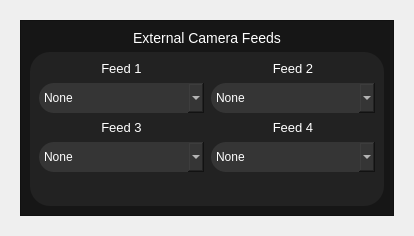
<?xml version="1.0" encoding="UTF-8"?>
<ui version="4.0">
 <class>Form</class>
 <widget class="QWidget" name="Form">
  <property name="geometry">
   <rect>
    <x>0</x>
    <y>0</y>
    <width>414</width>
    <height>236</height>
   </rect>
  </property>
  <property name="windowTitle">
   <string>Form</string>
  </property>
  <layout class="QVBoxLayout" name="verticalLayout_4">
   <item>
    <widget class="QWidget" name="cpanel_external_camera_widget" native="true">
     <layout class="QVBoxLayout" name="verticalLayout_3">
      <item>
       <widget class="QFrame" name="cpanel_external_cam_feeds">
        <property name="styleSheet">
         <string notr="true">QFrame#cpanel_external_cam_feeds{
background-color:	rgba(22,22,22,255);
}</string>
        </property>
        <property name="frameShape">
         <enum>QFrame::StyledPanel</enum>
        </property>
        <property name="frameShadow">
         <enum>QFrame::Raised</enum>
        </property>
        <layout class="QVBoxLayout" name="verticalLayout_2">
         <item>
          <widget class="QLabel" name="cpanel_label_external_cams">
           <property name="sizePolicy">
            <sizepolicy hsizetype="Preferred" vsizetype="Fixed">
             <horstretch>0</horstretch>
             <verstretch>0</verstretch>
            </sizepolicy>
           </property>
           <property name="styleSheet">
            <string notr="true">color:White;
font-size: 14px;</string>
           </property>
           <property name="text">
            <string>External Camera Feeds</string>
           </property>
           <property name="alignment">
            <set>Qt::AlignCenter</set>
           </property>
          </widget>
         </item>
         <item>
          <widget class="QFrame" name="cpanel_frame_external_cams">
           <property name="styleSheet">
            <string notr="true">QFrame#cpanel_frame_external_cams {
background-color: rgba(34,34,34,255);
border-radius: 20px;
}
QLabel{
color: White;
font-size:13px;
}
QComboBox {
border-radius: 15px;
color: White;
background-color: rgba(53,53,53,255);
height:30;
}
QComboBox:hover{
background-color: rgba(53,53,53,200);
}
QComboBox:pressed{
background-color: rgba(53,53,53,128);
}
QComboBox:on {
background-color: rgba(53,53,53,255);
border-bottom-left-radius: 0px;
border-bottom-right-radius: 0px;
}
QComboBox QAbstractItemView {
background: rgba(53,53,53,255);
color: White;
border: none;
selection-background-color: rgba(17, 120, 223, 255);
outline: 0px;
}
QComboBox::drop-down {
border-color: transparent;
background-color: transparent;
image: url(images/white_down_arrow.png);
width: 14px;
height: 14px;
padding-right: 9px;
padding-top: 9px;
}</string>
           </property>
           <property name="frameShape">
            <enum>QFrame::StyledPanel</enum>
           </property>
           <property name="frameShadow">
            <enum>QFrame::Raised</enum>
           </property>
           <layout class="QVBoxLayout" name="verticalLayout">
            <item>
             <layout class="QGridLayout" name="gridLayout">
              <property name="spacing">
               <number>7</number>
              </property>
              <item row="0" column="1">
               <widget class="QLabel" name="cpanel_label_feed_2">
                <property name="sizePolicy">
                 <sizepolicy hsizetype="Ignored" vsizetype="Fixed">
                  <horstretch>0</horstretch>
                  <verstretch>0</verstretch>
                 </sizepolicy>
                </property>
                <property name="text">
                 <string>Feed 2</string>
                </property>
                <property name="alignment">
                 <set>Qt::AlignCenter</set>
                </property>
               </widget>
              </item>
              <item row="0" column="0">
               <widget class="QLabel" name="cpanel_label_feed_1">
                <property name="sizePolicy">
                 <sizepolicy hsizetype="Ignored" vsizetype="Fixed">
                  <horstretch>0</horstretch>
                  <verstretch>0</verstretch>
                 </sizepolicy>
                </property>
                <property name="styleSheet">
                 <string notr="true"/>
                </property>
                <property name="text">
                 <string>Feed 1</string>
                </property>
                <property name="alignment">
                 <set>Qt::AlignCenter</set>
                </property>
               </widget>
              </item>
              <item row="2" column="0">
               <widget class="QLabel" name="cpanel_label_feed_3">
                <property name="sizePolicy">
                 <sizepolicy hsizetype="Ignored" vsizetype="Fixed">
                  <horstretch>0</horstretch>
                  <verstretch>0</verstretch>
                 </sizepolicy>
                </property>
                <property name="text">
                 <string>Feed 3</string>
                </property>
                <property name="alignment">
                 <set>Qt::AlignCenter</set>
                </property>
               </widget>
              </item>
              <item row="1" column="0">
               <widget class="QComboBox" name="cpanel_cbox_cam_1">
                <property name="styleSheet">
                 <string notr="true"/>
                </property>
                <item>
                 <property name="text">
                  <string>None</string>
                 </property>
                </item>
                <item>
                 <property name="text">
                  <string>Camera 1</string>
                 </property>
                </item>
                <item>
                 <property name="text">
                  <string>Camera 2</string>
                 </property>
                </item>
               </widget>
              </item>
              <item row="2" column="1">
               <widget class="QLabel" name="cpanel_label_feed_4">
                <property name="sizePolicy">
                 <sizepolicy hsizetype="Ignored" vsizetype="Fixed">
                  <horstretch>0</horstretch>
                  <verstretch>0</verstretch>
                 </sizepolicy>
                </property>
                <property name="text">
                 <string>Feed 4</string>
                </property>
                <property name="scaledContents">
                 <bool>false</bool>
                </property>
                <property name="alignment">
                 <set>Qt::AlignCenter</set>
                </property>
               </widget>
              </item>
              <item row="1" column="1">
               <widget class="QComboBox" name="cpanel_cbox_cam_4">
                <item>
                 <property name="text">
                  <string>None</string>
                 </property>
                </item>
                <item>
                 <property name="text">
                  <string>Camera 1</string>
                 </property>
                </item>
                <item>
                 <property name="text">
                  <string>Camera 2</string>
                 </property>
                </item>
               </widget>
              </item>
              <item row="3" column="0">
               <widget class="QComboBox" name="cpanel_cbox_cam_2">
                <item>
                 <property name="text">
                  <string>None</string>
                 </property>
                </item>
                <item>
                 <property name="text">
                  <string>Camera 1</string>
                 </property>
                </item>
                <item>
                 <property name="text">
                  <string>Camera 2</string>
                 </property>
                </item>
               </widget>
              </item>
              <item row="3" column="1">
               <widget class="QComboBox" name="cpanel_cbox_cam_3">
                <item>
                 <property name="text">
                  <string>None</string>
                 </property>
                </item>
                <item>
                 <property name="text">
                  <string>Camera 1</string>
                 </property>
                </item>
                <item>
                 <property name="text">
                  <string>Camera 2</string>
                 </property>
                </item>
               </widget>
              </item>
             </layout>
            </item>
            <item>
             <spacer name="verticalSpacer">
              <property name="orientation">
               <enum>Qt::Vertical</enum>
              </property>
              <property name="sizeHint" stdset="0">
               <size>
                <width>20</width>
                <height>40</height>
               </size>
              </property>
             </spacer>
            </item>
           </layout>
          </widget>
         </item>
        </layout>
       </widget>
      </item>
     </layout>
    </widget>
   </item>
  </layout>
 </widget>
 <resources/>
 <connections/>
</ui>
